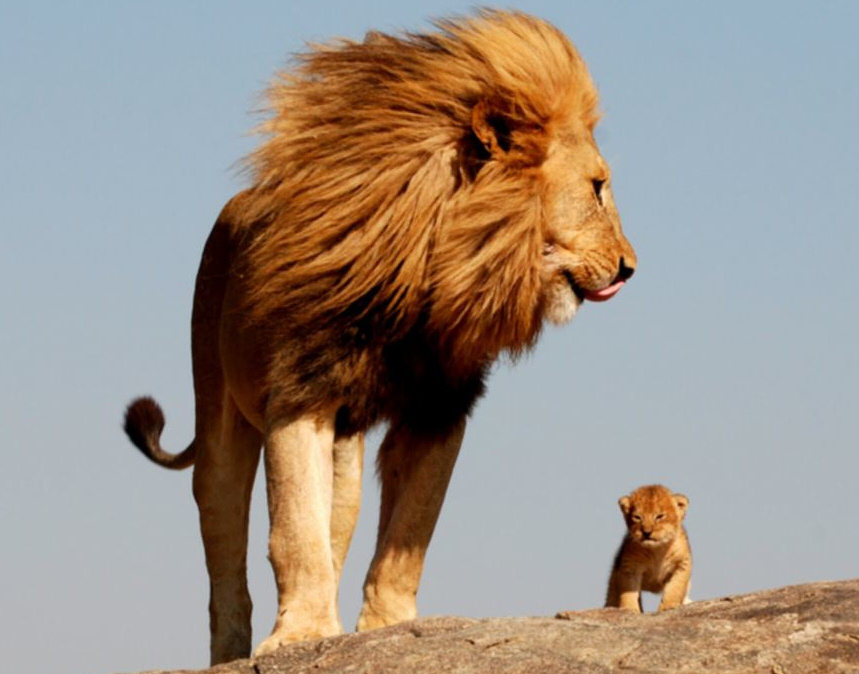
#> input picture image_processing/2_image_matrix/lion.jpg, 859 x 674 px
$ python roiImage.py   (Python 2 division)
#> lines starting #> are read from the running program, lines starting #| are printed output that depends on the picture
############################################
## Import OpenCV
import numpy
import cv2
############################################

############################################
## Read the image
img = cv2.imread('lion.jpg')
#> img is the input picture: shape (674, 859, 3); mean B, G, R 135.7, 146.2, 157.9
print img.shape
#| (674, 859, 3)
h,w,c = img.shape
#> h = 674; w = 859; c = 3
left_half = img[:,:(w/2),:]
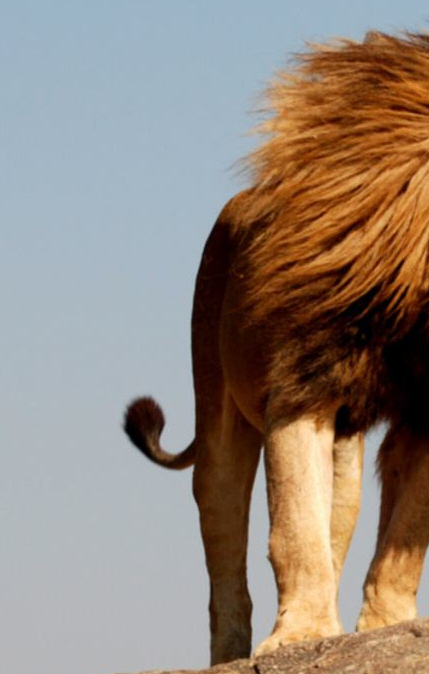
#> left_half: shape (674, 429, 3); mean B, G, R 124.7, 135.2, 148.5
print left_half.shape
#| (674, 429, 3)
############################################

############################################
## Do the processing
############################################

############################################
## Show the image
cv2.imshow('image',left_half)
############################################

############################################
## Close and exit
while(1):
       key= cv2.waitKey(1)
#> (key Esc is pressed here)
       if (key & 0xFF) == 27:
           break

cv2.destroyAllWindows()
############################################
